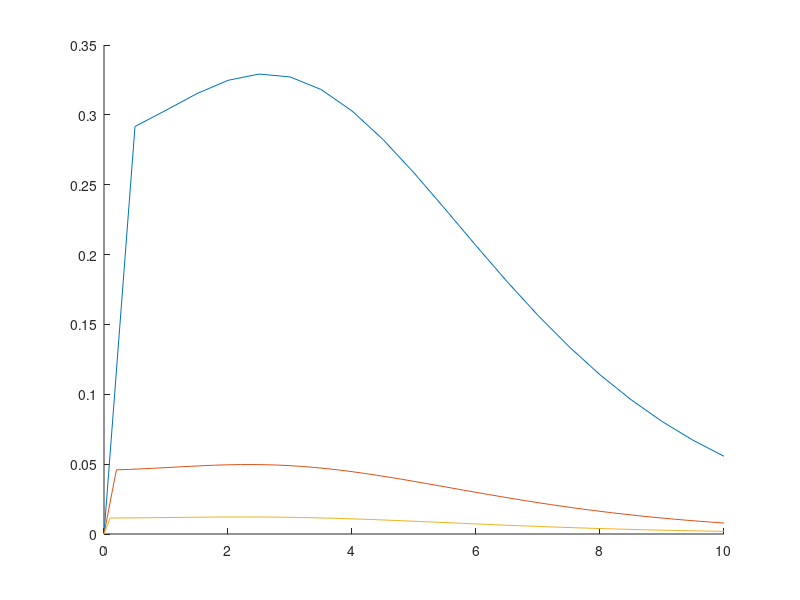

Reproduce this figure in MATLAB.
%======================= Heunv2 ==========================
% The program computes the velocity of a golf ball
% falling vertically iair and compares with the analytical
% solution. The equation of motion is integrated
% using Heun's method
%=========================================================

clear
nu = 1.5e-5 ;  % Kinematical viscosity [m^2/s]
rof = 1.22  ;  % Density of fluid [kg/m^3]
rol = 1275.0;  % Density of ball [kg/m^3]
d   =  0.041 ; % Diameter of ball [m]
tend = 10.0  ; % Max. time [s]
g = 9.81    ;  % Gravity [N/kg]

% Using Cd = 0.4;
alfa = 7.0e-3;
k1 = sqrt(g/alfa); k2 = sqrt(alfa*g);
hold on
for dt = [0.5 0.2 0.1]
    nsteps = round(tend/dt) + 1;
    va = zeros(nsteps,1); t = va; 
    v = va; feil = v;        % allocate space
    for k = 1:nsteps - 1
        t(k+1) = k*dt;
        vp = v(k) + dt*(g - alfa*v(k)^2);
        v(k+1) = v(k) + 0.5*dt*(2*g - alfa*(v(k)^2 + vp^2));
    end
    % Analytical solution
    va = k1*tanh(k2*t);
   % Compute the relative error
   for k = 2:nsteps
       relerr(k) = abs((va(k) -v(k))/va(k));
   end
   relerr = relerr*100;
   plot(t,relerr)
end
shg
hold off
